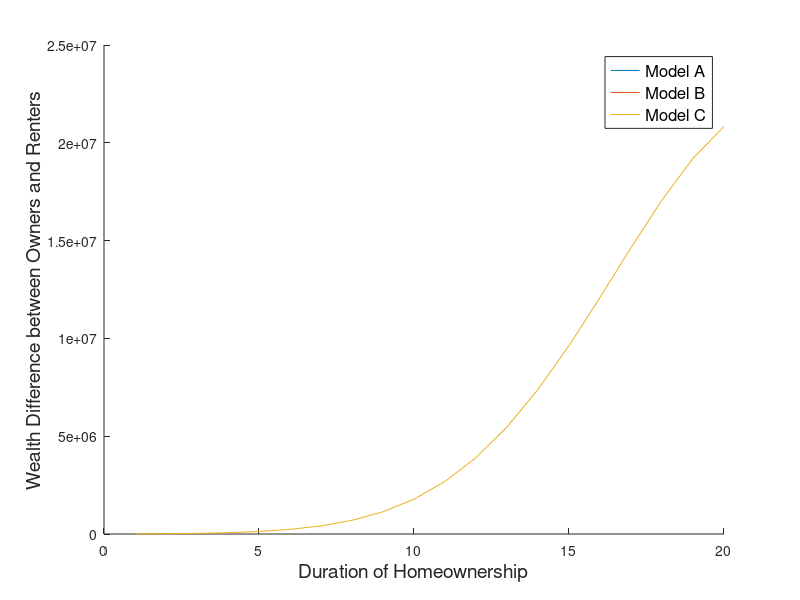

Write MATLAB code to recreate this figure.
dur         =1:20;
%% Di et al. MODELs on our sample (1999-2015)
%  LogW = alpha + beta_h * H + beta_sh * SH + beta_c * C
%% COEFFICIENTS FROM THEIR ESTIMATION 
alpha   = [  nan     % MODEL 1
             nan     % MODEL 2
           -8.5778]; % Di Belseky Liu MODEL B
       
beta_h  = [   nan
              nan
           0.79478];  
       
beta_hs = [   nan
              nan
           -0.0183]; 
    
         % MODEL 1    MODEL 2    DBL MODEL 2 
beta_c  = [  nan        nan      1.40880    ;...  % Average annual income 1989?2001 (log)    
             nan         0           0      ;...  % Net wealth 1989 (log)
             nan        nan      0.23708    ;...  % Savings tendency between 1984 and 1994
             nan        nan      0.00001279 ;...  % Total inheritance and settlement payment received between 1989 and 2001
             nan        nan      0.6572     ;...  % Ever selected itemizing deduction in tax filings between 1989 and 2001  
             nan        nan      0.40858    ;...  % High school
             nan        nan      0.01880    ;...  % Age of household head in 1989
             nan        nan      0.24488    ;...  % Percentage of time as a married couple hh
             nan        nan     -0.0000909  ;...  % Change in the number of children in household, 1989?2001
             nan        nan      0.10545    ;...  % South
             nan        nan      0.10545    ]';    % Other metro
           
           
           
%% INDEPENDENT VARIABLES 
% fix variables:
%   1. continuous variables: at their sample means
%   2. categorical variables: estimates of the groups with the highest incidence   
%      (white, HS grad, South, Not in Large, Other Metro, Used itemized
%      dedeuction, top wealth quartile, not divorced)

C =       [nan  10.40096     % Average annual income 1989?2001 (log)    
           nan  6.223710     % Net wealth 1989 (log)
           nan  -0.01526     % Savings tendency between 1984 and 1994
           nan  5646.987     % Total inheritance and settlement payment received between 1989 and 2001
           nan     1         % Ever selected itemizing deduction in tax filings between 1989 and 2001  
           nan     1         % High school
           nan  39.77445     % Age of household head in 1989
           nan  0.443339     % Percentage of time as a married couple hh
           nan  0.124606     % Change in the number of children in household, 1989?2001
           nan     1         % South
           nan     1];       % Other metro

 beta_c_times_C = [beta_c(1:2,:)*C(:,1)
                   beta_c(3,:)*C(:,2)];
%% DEPENDENT VARIABLES FOR OWNERS
LogW   = nan(3, length(dur));
wealth = nan(3, length(dur));
for i=1:3 % no of models
LogW(i,:) = (alpha(i)+beta_c_times_C(i))*ones(size(dur)) +  beta_h(i) * dur + beta_hs(i) * dur.^2;
wealth(i,:) = exp(LogW(i,:));
end

%% DEPENDENT VARIABLES FOR RENTERS
LogW_rent         = nan(3, length(dur));
wealth_rent       = nan(3, length(dur));
Wealth_Difference = nan(3, length(dur));
for i=1:3 % no of models
LogW_rent(i,:)    = (alpha(i)+beta_c_times_C(i))*ones(size(dur));
wealth_rent(i,:)  = exp(LogW_rent(i,:));
Wealth_Difference(i,:) = wealth(i,:)-wealth_rent(i,:);
end

figure(1)
hold on
plot(dur,Wealth_Difference(1,:))
plot(dur,Wealth_Difference(2,:))
plot(dur,Wealth_Difference(3,:))
hleg=legend('Model A','Model B','Model C');
set(hleg,'Location','northeast','FontSize',12);
ylabel('Wealth Difference between Owners and Renters','FontSize',14)
xlabel('Duration of Homeownership','FontSize',14)